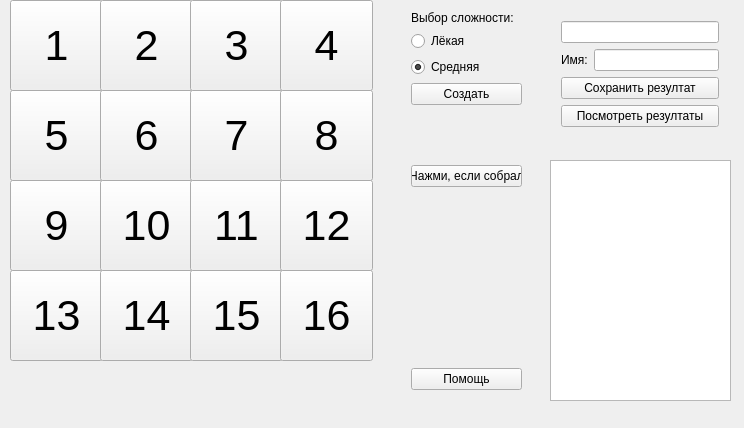
<?xml version="1.0" encoding="UTF-8"?>
<ui version="4.0">
 <class>Widget</class>
 <widget class="QWidget" name="Widget">
  <property name="geometry">
   <rect>
    <x>0</x>
    <y>0</y>
    <width>744</width>
    <height>428</height>
   </rect>
  </property>
  <property name="windowTitle">
   <string>Widget</string>
  </property>
  <widget class="QPushButton" name="Button11">
   <property name="geometry">
    <rect>
     <x>10</x>
     <y>0</y>
     <width>93</width>
     <height>91</height>
    </rect>
   </property>
   <property name="font">
    <font>
     <pointsize>32</pointsize>
    </font>
   </property>
   <property name="text">
    <string>1</string>
   </property>
   <property name="iconSize">
    <size>
     <width>20</width>
     <height>20</height>
    </size>
   </property>
  </widget>
  <widget class="QPushButton" name="Button21">
   <property name="geometry">
    <rect>
     <x>10</x>
     <y>90</y>
     <width>93</width>
     <height>91</height>
    </rect>
   </property>
   <property name="font">
    <font>
     <pointsize>32</pointsize>
    </font>
   </property>
   <property name="text">
    <string>5</string>
   </property>
  </widget>
  <widget class="QPushButton" name="Button31">
   <property name="geometry">
    <rect>
     <x>10</x>
     <y>180</y>
     <width>93</width>
     <height>91</height>
    </rect>
   </property>
   <property name="font">
    <font>
     <pointsize>32</pointsize>
    </font>
   </property>
   <property name="text">
    <string>9</string>
   </property>
  </widget>
  <widget class="QPushButton" name="Button41">
   <property name="geometry">
    <rect>
     <x>10</x>
     <y>270</y>
     <width>93</width>
     <height>91</height>
    </rect>
   </property>
   <property name="font">
    <font>
     <pointsize>32</pointsize>
    </font>
   </property>
   <property name="text">
    <string>13</string>
   </property>
  </widget>
  <widget class="QPushButton" name="Button32">
   <property name="geometry">
    <rect>
     <x>100</x>
     <y>180</y>
     <width>93</width>
     <height>91</height>
    </rect>
   </property>
   <property name="font">
    <font>
     <pointsize>32</pointsize>
    </font>
   </property>
   <property name="text">
    <string>10</string>
   </property>
  </widget>
  <widget class="QPushButton" name="Button42">
   <property name="geometry">
    <rect>
     <x>100</x>
     <y>270</y>
     <width>93</width>
     <height>91</height>
    </rect>
   </property>
   <property name="font">
    <font>
     <pointsize>32</pointsize>
    </font>
   </property>
   <property name="text">
    <string>14</string>
   </property>
  </widget>
  <widget class="QPushButton" name="Button12">
   <property name="geometry">
    <rect>
     <x>100</x>
     <y>0</y>
     <width>93</width>
     <height>91</height>
    </rect>
   </property>
   <property name="font">
    <font>
     <pointsize>32</pointsize>
    </font>
   </property>
   <property name="text">
    <string>2</string>
   </property>
  </widget>
  <widget class="QPushButton" name="Button22">
   <property name="geometry">
    <rect>
     <x>100</x>
     <y>90</y>
     <width>93</width>
     <height>91</height>
    </rect>
   </property>
   <property name="font">
    <font>
     <pointsize>32</pointsize>
    </font>
   </property>
   <property name="text">
    <string>6</string>
   </property>
  </widget>
  <widget class="QPushButton" name="Button33">
   <property name="geometry">
    <rect>
     <x>190</x>
     <y>180</y>
     <width>93</width>
     <height>91</height>
    </rect>
   </property>
   <property name="font">
    <font>
     <pointsize>32</pointsize>
    </font>
   </property>
   <property name="text">
    <string>11</string>
   </property>
  </widget>
  <widget class="QPushButton" name="Button43">
   <property name="geometry">
    <rect>
     <x>190</x>
     <y>270</y>
     <width>93</width>
     <height>91</height>
    </rect>
   </property>
   <property name="font">
    <font>
     <pointsize>32</pointsize>
    </font>
   </property>
   <property name="text">
    <string>15</string>
   </property>
  </widget>
  <widget class="QPushButton" name="Button13">
   <property name="geometry">
    <rect>
     <x>190</x>
     <y>0</y>
     <width>93</width>
     <height>91</height>
    </rect>
   </property>
   <property name="font">
    <font>
     <pointsize>32</pointsize>
    </font>
   </property>
   <property name="text">
    <string>3</string>
   </property>
  </widget>
  <widget class="QPushButton" name="Button23">
   <property name="geometry">
    <rect>
     <x>190</x>
     <y>90</y>
     <width>93</width>
     <height>91</height>
    </rect>
   </property>
   <property name="font">
    <font>
     <pointsize>32</pointsize>
    </font>
   </property>
   <property name="text">
    <string>7</string>
   </property>
  </widget>
  <widget class="QPushButton" name="Button34">
   <property name="geometry">
    <rect>
     <x>280</x>
     <y>180</y>
     <width>93</width>
     <height>91</height>
    </rect>
   </property>
   <property name="font">
    <font>
     <pointsize>32</pointsize>
    </font>
   </property>
   <property name="text">
    <string>12</string>
   </property>
  </widget>
  <widget class="QPushButton" name="Button44">
   <property name="geometry">
    <rect>
     <x>280</x>
     <y>270</y>
     <width>93</width>
     <height>91</height>
    </rect>
   </property>
   <property name="font">
    <font>
     <pointsize>32</pointsize>
    </font>
   </property>
   <property name="text">
    <string>16</string>
   </property>
  </widget>
  <widget class="QPushButton" name="Button14">
   <property name="geometry">
    <rect>
     <x>280</x>
     <y>0</y>
     <width>93</width>
     <height>91</height>
    </rect>
   </property>
   <property name="font">
    <font>
     <pointsize>32</pointsize>
    </font>
   </property>
   <property name="text">
    <string>4</string>
   </property>
  </widget>
  <widget class="QPushButton" name="Button24">
   <property name="geometry">
    <rect>
     <x>280</x>
     <y>90</y>
     <width>93</width>
     <height>91</height>
    </rect>
   </property>
   <property name="font">
    <font>
     <pointsize>32</pointsize>
    </font>
   </property>
   <property name="text">
    <string>8</string>
   </property>
  </widget>
  <widget class="QWidget" name="layoutWidget">
   <property name="geometry">
    <rect>
     <x>400</x>
     <y>0</y>
     <width>133</width>
     <height>401</height>
    </rect>
   </property>
   <layout class="QVBoxLayout" name="verticalLayout_5">
    <item>
     <layout class="QVBoxLayout" name="verticalLayout_4">
      <item>
       <layout class="QVBoxLayout" name="verticalLayout_3">
        <item>
         <layout class="QVBoxLayout" name="verticalLayout_2">
          <item>
           <widget class="QLabel" name="label">
            <property name="text">
             <string>Выбор сложности:</string>
            </property>
           </widget>
          </item>
          <item>
           <layout class="QVBoxLayout" name="verticalLayout">
            <item>
             <widget class="QRadioButton" name="radioButton_easy">
              <property name="text">
               <string>Лёкая</string>
              </property>
             </widget>
            </item>
            <item>
             <widget class="QRadioButton" name="radioButton_medium">
              <property name="text">
               <string>Средняя</string>
              </property>
              <property name="checked">
               <bool>true</bool>
              </property>
             </widget>
            </item>
           </layout>
          </item>
         </layout>
        </item>
        <item>
         <widget class="QPushButton" name="create">
          <property name="text">
           <string>Создать</string>
          </property>
         </widget>
        </item>
       </layout>
      </item>
      <item>
       <spacer name="verticalSpacer">
        <property name="orientation">
         <enum>Qt::Vertical</enum>
        </property>
        <property name="sizeHint" stdset="0">
         <size>
          <width>20</width>
          <height>40</height>
         </size>
        </property>
       </spacer>
      </item>
      <item>
       <widget class="QPushButton" name="win">
        <property name="text">
         <string>Нажми, если собрал</string>
        </property>
       </widget>
      </item>
     </layout>
    </item>
    <item>
     <spacer name="verticalSpacer_2">
      <property name="orientation">
       <enum>Qt::Vertical</enum>
      </property>
      <property name="sizeHint" stdset="0">
       <size>
        <width>20</width>
        <height>40</height>
       </size>
      </property>
     </spacer>
    </item>
    <item>
     <widget class="QPushButton" name="help">
      <property name="text">
       <string>Помощь</string>
      </property>
     </widget>
    </item>
   </layout>
  </widget>
  <widget class="QTextEdit" name="textEdit">
   <property name="geometry">
    <rect>
     <x>550</x>
     <y>160</y>
     <width>181</width>
     <height>241</height>
    </rect>
   </property>
   <property name="readOnly">
    <bool>true</bool>
   </property>
   <property name="html">
    <string>&lt;!DOCTYPE HTML PUBLIC &quot;-//W3C//DTD HTML 4.0//EN&quot; &quot;http://www.w3.org/TR/REC-html40/strict.dtd&quot;&gt;
&lt;html&gt;&lt;head&gt;&lt;meta name=&quot;qrichtext&quot; content=&quot;1&quot; /&gt;&lt;style type=&quot;text/css&quot;&gt;
p, li { white-space: pre-wrap; }
&lt;/style&gt;&lt;/head&gt;&lt;body style=&quot; font-family:'MS Shell Dlg 2'; font-size:7.8pt; font-weight:400; font-style:normal;&quot;&gt;
&lt;p style=&quot;-qt-paragraph-type:empty; margin-top:0px; margin-bottom:0px; margin-left:0px; margin-right:0px; -qt-block-indent:0; text-indent:0px;&quot;&gt;&lt;br /&gt;&lt;/p&gt;&lt;/body&gt;&lt;/html&gt;</string>
   </property>
  </widget>
  <widget class="QWidget" name="">
   <property name="geometry">
    <rect>
     <x>550</x>
     <y>10</y>
     <width>180</width>
     <height>129</height>
    </rect>
   </property>
   <layout class="QVBoxLayout" name="verticalLayout_8">
    <item>
     <widget class="QLineEdit" name="time">
      <property name="readOnly">
       <bool>true</bool>
      </property>
     </widget>
    </item>
    <item>
     <layout class="QVBoxLayout" name="verticalLayout_7">
      <item>
       <layout class="QVBoxLayout" name="verticalLayout_6">
        <item>
         <layout class="QHBoxLayout" name="horizontalLayout">
          <item>
           <widget class="QLabel" name="label_2">
            <property name="text">
             <string>Имя:</string>
            </property>
           </widget>
          </item>
          <item>
           <widget class="QLineEdit" name="name">
            <property name="text">
             <string> </string>
            </property>
            <property name="maxLength">
             <number>16</number>
            </property>
           </widget>
          </item>
         </layout>
        </item>
        <item>
         <widget class="QPushButton" name="ButtonSaveResult">
          <property name="text">
           <string>Сохранить резултат</string>
          </property>
         </widget>
        </item>
       </layout>
      </item>
      <item>
       <widget class="QPushButton" name="ButtonShowResult">
        <property name="text">
         <string>Посмотреть резултаты</string>
        </property>
       </widget>
      </item>
     </layout>
    </item>
   </layout>
  </widget>
 </widget>
 <layoutdefault spacing="6" margin="11"/>
 <resources/>
 <connections/>
</ui>
